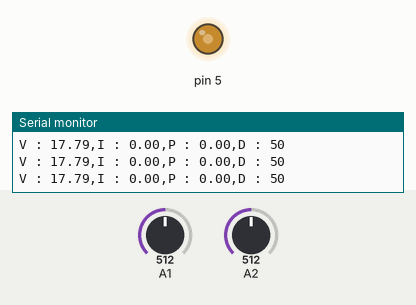
Simulated run of this sketch. Board: Arduino Uno, built with avr-gcc and run on an emulated ATmega328P. Shown: output pins drawn as LEDs (lit = HIGH), the last lines printed to the serial monitor. The inputs (shaded band) are chosen by the test bench; at power-on: A2 = 512, A1 = 512.

Above: at 1.2 s.
1.3 s: A2 set to 716
At 3.5 s:
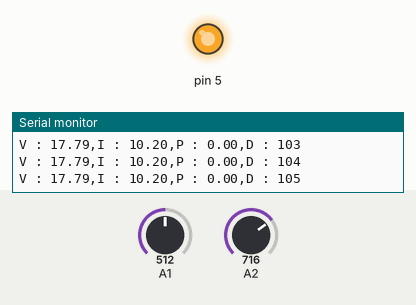
At 4.2 s:
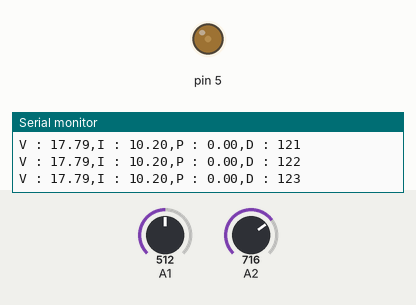
4.3 s: A1 set to 122
At 6.7 s:
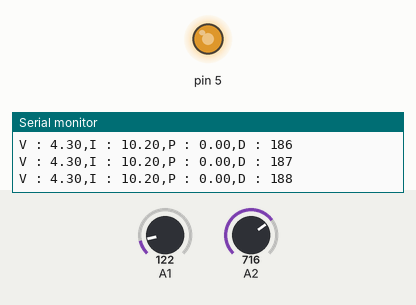
7.3 s: A1 set to 306
10.3 s: A2 set to 511
13.3 s: A2 set to 331
16.3 s: A2 set to 303
Timing chart, 0 to 20.3 s (numbered marks = the images above; inputs shaded):
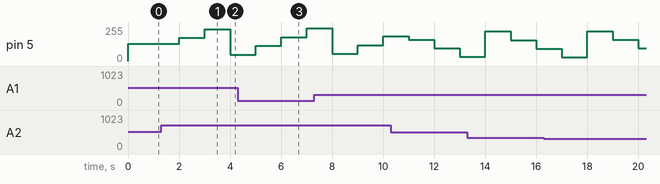

Measured:
- after the input at 1.3 s, pin 5: 128/255 → 174/255 after 0.70 s, → 240/255 1.0 s later, → 47/255 1.0 s later

The sketch:

INC_MPPT_with_Interrupt.ino
```cpp
//For interrupt  we will be updating duty cycle every 1 second
#include <avr/io.h>
#include <avr/interrupt.h>
unsigned int reload = 0xF424;
//interrupt sevice routine
ISR(TIMER1_COMPA_vect)
{
updateDutyCycle();
}

////


int D=50;

int dutyCycle=0;

float V_PV=0,I_PV=0,P_PV=0,P_PV_1=0,V_PV_1=0,I_PV_1=0,dV=0,dI=0,delta_D=1;

//________________________

void setup()
 {
   Serial.begin(9600);
   pinMode(5,OUTPUT);
   TCCR0B = TCCR0B & B11111000 | B00000001;    // set timer 0 divisor to     1 for PWM frequency of 62500.00 Hz pin 5


   ///interrupt setup
    cli();
    TCCR1A = 0;
    TCCR1B = 0;
    OCR1A = reload;
    TCCR1B = (1<<WGM12) | (1<<CS12);
    TIMSK1 = (1<<OCIE1A);
    sei();
}
void loop(){

  V_PV=getVoltage();
  I_PV=getCurrent();

//___________________MPPT Algorithm INC___________________
//

dV=V_PV-V_PV_1;
//
if (dV==0){
    dV=1e-5;    //to avoid dividing by zero
}
dI=I_PV-I_PV_1;
//
if(dV==0){
            if(dI==0){
                      //return
                     }
             else{
                          if(dI>0){
                                   D=D+delta_D;//increase voltage;
                                  }
                          else{
                                    D=D-delta_D;//decrease voltage;
                               }
                  }
         }
 else{
            if(I_PV+(dI/dV)*V_PV==0){
                                     //return
                                    }
            else{
                      if(I_PV+(dI/dV)*V_PV>0){
                                               D=D-delta_D;//decrease voltage;
                                              }
                      else{
                                               D=D+delta_D;//increase voltage;
                          }

                }
      }

//Recording historical values
V_PV_1=V_PV;
I_PV_1=I_PV;

//______________________End of MPPT__________


//display variables
printVariables();
delay(1000);

}

////___________Custom Functions__________


void updateDutyCycle()
{

  dutyCycle=map(D,0,100,255,0);
  analogWrite(5,dutyCycle);
 // Serial.print("ISR ran successfully @ :");  //debug line
  //Serial.println(millis());                  //debug line

}

void printVariables(){
    Serial.print("V : ");
    Serial.print(V_PV);
    Serial.print(",");
    Serial.print("I : ");
    Serial.print(I_PV);
    Serial.print(",");
    Serial.print("P : ");
    Serial.print(P_PV);
    Serial.print(",");
    Serial.print("D : ");
    Serial.println(100-D);
  }


float getVoltage(){
  return  0.0346*analogRead(A1) + 0.0781;

   }


float getCurrent(){
  float in=analogRead(A2)-512;
  return (in/20);

}
```
